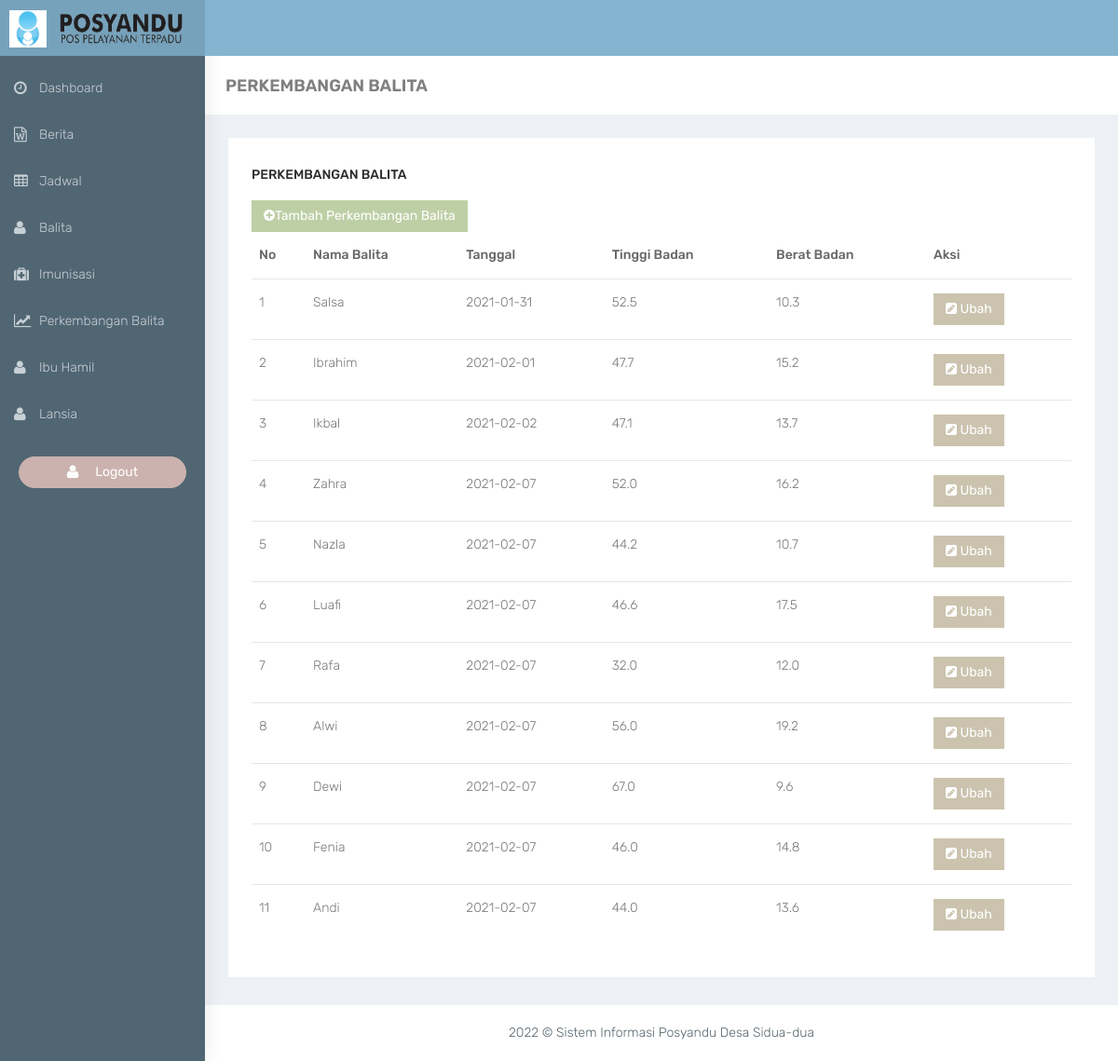
Screenshot of /admin/perkembangan-balita.php with the database file from the repository.
### tables this page shows
CREATE TABLE `perkembangan_balita` (
  `kode_balita` int(5) NOT NULL,
  `nik` char(16) NOT NULL,
  `bb_balita` decimal(3,1) NOT NULL,
  `tb_balita` decimal(4,1) NOT NULL,
  `tgl_periksa` date NOT NULL
);

CREATE TABLE `balita` (
  `kode_balita` int(5) NOT NULL,
  `nik` char(16) NOT NULL,
  `nama_balita` varchar(100) NOT NULL,
  `tempat_lahir` varchar(50) NOT NULL,
  `tgl_lahir` date NOT NULL,
  `jenkel` enum('L','P') NOT NULL
);

### admin/perkembangan-balita.php (the view, shortened to what this page needs)
<?php require_once('head.php'); ?>
    <div class="container-fluid">
        <div class="row bg-title">
            <div class="col-lg-3 col-md-4 col-sm-4 col-xs-12">
                <h4 class="page-title">PERKEMBANGAN BALITA</h4>
            </div>
        </div>
        <div class="row">
            <div class="col-sm-12">
                <div class="white-box">
                    <h3 class="box-title">Perkembangan Balita</h3>
                        <div class="row">
                            <div class="col-lg-10">
                                <a href="tambah-perkembangan-balita.php" class="btn btn-success"><i class="fa fa-plus-circle"> </i>Tambah Perkembangan Balita</a>
                            </div>
                        </div>
                    <div class="table-responsive">
                        <table class="table">
                            <thead>
                                <tr>
                                    <th>No</th>
                                    <th>Nama Balita</th>
                                    <th>Tanggal</th>
                                    <th>Tinggi Badan</th>
                                    <th>Berat Badan</th>
                                    <th>Aksi</th>
                                </tr>
                            </thead>
                            <tbody>
                              <?php
                              $no = 1;
                              $sql = mysqli_query($con, "SELECT *,YEAR(CURRENT_DATE) - YEAR(tgl_lahir) AS usia FROM perkembangan_balita
                              inner join balita on balita.kode_balita=perkembangan_balita.kode_balita");
                              while($data = mysqli_fetch_array($sql)){
                              ?>
                                <tr>
                                    <td><?= $no ?></td>
                                    <td><?php echo ucwords($data['nama_balita']); ?></td>
                                    <td><?= $data['tgl_periksa'] ?></td>
                                    <td><?= $data['tb_balita'] ?></td>
                                    <td><?= $data['bb_balita'] ?></td>
                                    <td>
                                        <a href="edit-perkembangan-balita.php?kode=<?= $data['kode_balita']?>" class="btn btn-warning"><i class="fa fa-pencil-square"></i> Ubah</a>
                                    </td>
                                </tr>
                                <?php $no++;}?>
                            </tbody>
                        </table>
                    </div>
                </div>
            </div>
        </div>
    </div>
<?php require_once('footer.php'); ?>

### admin/css/colors/blue-dark.css (style rules this page uses)
body { background:#516673 }

### rows the page displays
perkembangan_balita: kode_balita.nama_balita "Salsa", tgl_periksa "2021-01-31", tb_balita "52.5", bb_balita "10.3"
perkembangan_balita: kode_balita.nama_balita "Ibrahim", tgl_periksa "2021-02-01", tb_balita "47.7", bb_balita "15.2"
perkembangan_balita: kode_balita.nama_balita "Ikbal", tgl_periksa "2021-02-02", tb_balita "47.1", bb_balita "13.7"
perkembangan_balita: kode_balita.nama_balita "Zahra", tgl_periksa "2021-02-07", tb_balita "52.0", bb_balita "16.2"
perkembangan_balita: kode_balita.nama_balita "Nazla", tgl_periksa "2021-02-07", tb_balita "44.2", bb_balita "10.7"
perkembangan_balita: kode_balita.nama_balita "Luafi", tgl_periksa "2021-02-07", tb_balita "46.6", bb_balita "17.5"
perkembangan_balita: kode_balita.nama_balita "Rafa", tgl_periksa "2021-02-07", tb_balita "32.0", bb_balita "12.0"
perkembangan_balita: kode_balita.nama_balita "Alwi", tgl_periksa "2021-02-07", tb_balita "56.0", bb_balita "19.2"
perkembangan_balita: kode_balita.nama_balita "Dewi", tgl_periksa "2021-02-07", tb_balita "67.0", bb_balita "9.6"
perkembangan_balita: kode_balita.nama_balita "Fenia", tgl_periksa "2021-02-07", tb_balita "46.0", bb_balita "14.8"
perkembangan_balita: kode_balita.nama_balita "Andi", tgl_periksa "2021-02-07", tb_balita "44.0", bb_balita "13.6"
